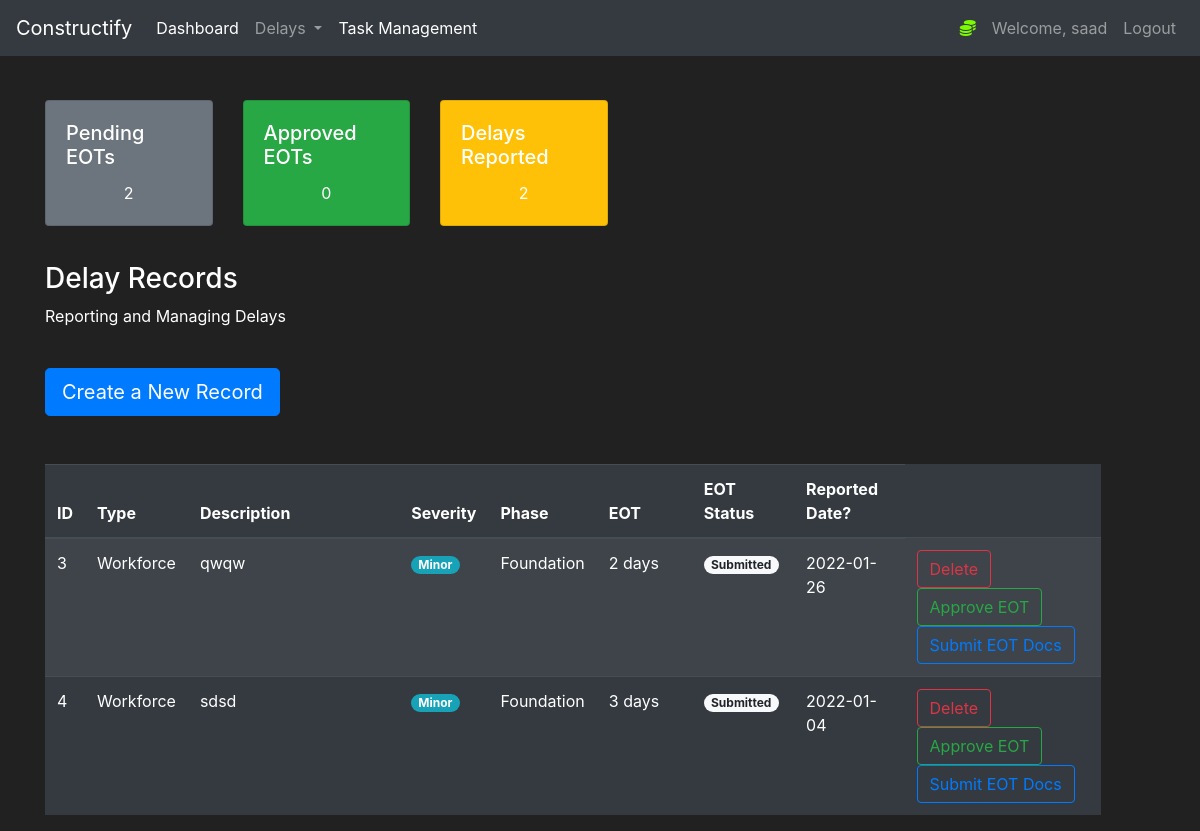
The app's page /delays (signed in), older data.
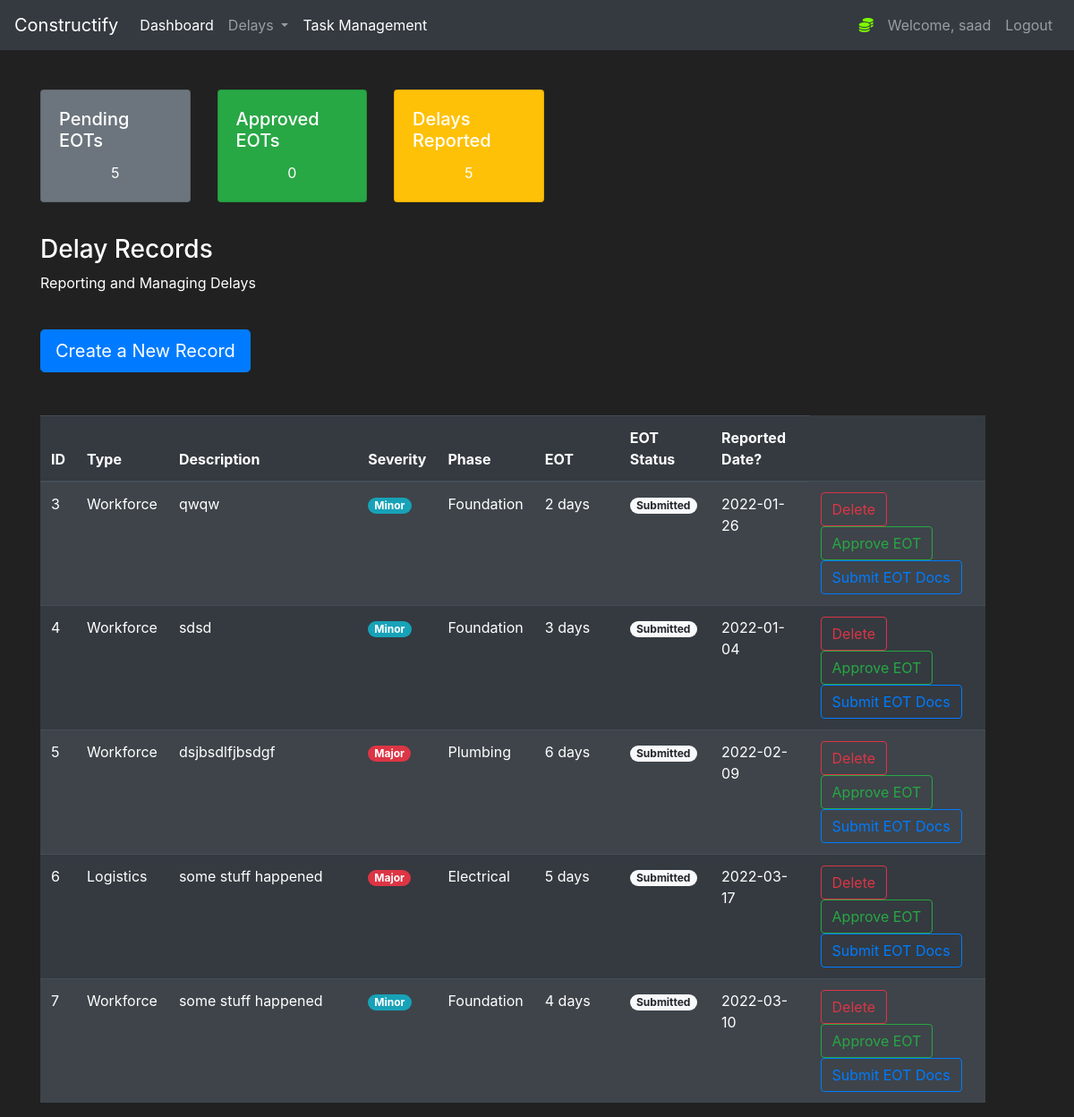
The same page, newer data.
### construct/models.py (models this page shows, shortened)
class User(db.Model, UserMixin):
    id = db.Column(db.Integer(), nullable=False, primary_key=True)
    username = db.Column(db.String(length=30), nullable=False, unique=True)
    email_address = db.Column(db.String(length=50),
                              nullable=False, unique=True)
    password_hash = db.Column(db.String(length=50),
                              nullable=False, unique=True)
    @property
    def password(self):
        return self.password

class Delay(db.Model):
    id = db.Column(db.Integer(), nullable=False, primary_key=True)
    type = db.Column(db.String(length=30), nullable=False)
    description = db.Column(db.String(length=30), nullable=False)
    severity = db.Column(db.String(length=30), nullable=False)
    phase = db.Column(db.String(length=30), nullable=False)
    delayed_days = db.Column(db.Integer(), nullable=True)
    date = db.Column(db.String(length=30), nullable=False)
    status = db.Column(db.String(length=30), nullable=True, default="Submitted")

### construct/routes.py (the view, shortened to what this page needs)
@app.route("/delays", methods=['GET', 'POST'])
@login_required
def delaypage():
    pending_delays= Delay.query.filter(Delay.status == "Submitted").count()
    approved_delays= Delay.query.filter(Delay.status == "Approved").count()
    delay_count = pending_delays+approved_delays
    delayForm = DelayForm()
    delays = Delay.query.all()
    gannt_data = delays
    if request.method == "GET":
        return render_template('delays.html', delays=delays, delayForm=delayForm, pending_delays=pending_delays, approved_delays=approved_delays, delay_count=delay_count, gannt_data=gannt_data)

### construct/models.py (called while the page is built)
@login_manager.user_loader
def load_user(user_id):
    return User.query.get(int(user_id))

### construct/templates/delays.html (shortened to what this page needs)
{% extends 'base.html' %}
{% block content%}
<div class="row" style="margin-top:20px;margin-left:30px">
    <div class="col-2">
        <div class="card text-white bg-secondary mb-3" style="max-width: 18rem;">
            <div class="card-body">
                <h5 class="card-title">Pending EOTs</h5>
                <p class="card-text" style="text-align:center;">{{pending_delays}}</p>
            </div>
        </div>
    </div>
    <div class="col-2">
        <div class="card text-white bg-success mb-3" style="max-width: 18rem;">
            <div class="card-body">
                <h5 class="card-title">Approved EOTs</h5>
                <p class="card-text" style="text-align:center;">{{approved_delays}}</p>
            </div>
        </div>
    </div>
    <div class="col-2">
        <div class="card text-white bg-warning  mb-3" style="max-width: 18rem;">
            <div class="card-body">
                <h5 class="card-title">Delays Reported</h5>
                <p class="card-text" style="text-align:center;">{{delay_count}}</p>
            </div>
        </div>
    </div>
</div>
<div class="row" style="margin-top:20px;margin-left:30px">
    <div class="col-11">
        <h3>Delay Records</h3>
        <p>Reporting and Managing Delays</p>
        <br>
        <button type="button" class="btn btn-primary btn-lg" data-toggle="modal" data-target="#exampleModal"
            data-whatever="@mdo">Create a New Record</button>
        <br><br><br>
        <table class="table table-striped table-dark">
            <thead>
                <tr>
                    <th scope="col">ID</th>
                    <th scope="col">Type</th>
                    <th scope="col">Description</th>
                    <th scope="col">Severity</th>
                    <th scope="col">Phase</th>
                    <th scope="col">EOT</th>
                    <th scope="col">EOT Status</th>
                    <th scope="col">Reported Date?</th>
                </tr>
            </thead>
            <tbody>
                {% for delay in delays %}
                <tr>
                    <td>{{delay.id}}</td>
                    <td>{{delay.type}}</td>
                    <td width="20%">{{delay.description}}</td>
                    {% if 'Major' in delay.severity %}
                    <td><span class="badge badge-pill badge-danger">{{delay.severity}}</span></td>
                    {% endif %}
                    {% if 'Minor' in delay.severity %}
                    <td><span class="badge badge-pill badge-info">{{delay.severity}}</span></td>
                    {% endif %}
                    <td>{{delay.phase}}</td>
                    <td width="9%">{{delay.delayed_days}} days</td>
                    {% if 'Submitted' in delay.status %}
                    <td><span class="badge badge-pill badge-light">{{delay.status}}</span></td>
                    {% endif %}
                    <td>{{delay.date}}</td>
                    <td>
                        <a class="btn btn-outline-danger" href="{{url_for('delete',id=delay.id)}}" role="button">Delete</a>
                            <a class="btn btn-outline-success" href="{{url_for('approveEOT', id=delay.id)}}" role="button">Approve EOT</a>
                        <a href="https://drive.google.com/drive/folders/18PSp9SP4vlClrRaxsXw4nqbLmEu5UW7g?usp=sharing"
                            target="_blank" class="btn btn-outline-primary" role="button" aria-pressed="true">Submit EOT Docs</a>
                    </td>
                </tr>
                {% endfor %}
            </tbody>
        </table>
    </div>
</div>
</div>
{% endblock %}

### construct/templates/base.html (shortened to what this page needs)
<!doctype html>
<html lang="en">
<head>
    <link rel="stylesheet" href="https://cdn.jsdelivr.net/npm/bootstrap@4.5.3/dist/css/bootstrap.min.css"
>
</head>
<body>
    <div id="content">
        <nav class="navbar navbar-expand-md navbar-dark bg-dark">
            <a class="navbar-brand" href="#">Constructify</a>
            <div class="collapse navbar-collapse" id="navbarNav">
                <ul class="navbar-nav mr-auto">
                    <li class="nav-item active">
                        <a class="nav-link" href="{{url_for('homepage')}}">Dashboard </a>
                    </li>
                    <li class="nav-item dropdown">
                        <a class="nav-link dropdown-toggle" href="{{url_for('delaypage')}}" id="navbarDropdown"
                            role="button" data-toggle="dropdown" aria-haspopup="true" aria-expanded="false">
                            Delays
                        </a>
                    </li>
                    <li class="nav-item active">
                        <a class="nav-link" href="{{url_for('Taskpage')}}">Task Management </a>
                    </li>
                </ul>
                {% if current_user.is_authenticated %}
                <ul class="navbar-nav">
                    <li class="nav-item">
                    <li class="nav-item">
                        <a class="nav-link" style="color: lawngreen; font-weight:bold">
                            <i class="fas fa-coins"></i>
                        </a>
                    </li>
                    <a class="nav-link">Welcome, {{ current_user.username }}</a>
                    </li>
                    <li class="nav-item">
                        <a class="nav-link" href="{{url_for('logout_page')}}">Logout</a>
                    </li>
                    {% endif %}
            </div>
        </nav>
        <br>
        {% block content%}
        {% endblock %}
</body>
</html>

### construct/templates/base.html (style rules this page uses)
body { background-color: #212121; color: white }

Row changes from the older to the newer data that the page shows:
added Delay: id "5", type "Workforce", description "dsjbsdlfjbsdgf", severity "Major", phase "Plumbing", delayed_days "6", status "Submitted", date "2022-02-09"
added Delay: id "6", type "Logistics", description "some stuff happened", severity "Major", phase "Electrical", delayed_days "5", status "Submitted", date "2022-03-17"
added Delay: id "7", type "Workforce", description "some stuff happened", severity "Minor", phase "Foundation", delayed_days "4", status "Submitted", date "2022-03-10"
Text that changed along with them:
{{ pending_delays }}: "2" → "5"
{{ delay_count }}: "2" → "5"
